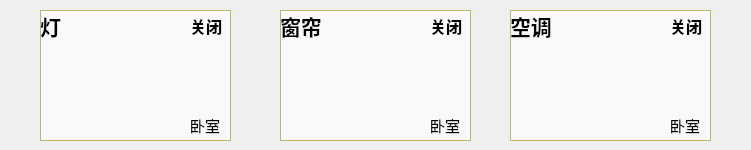
    <widget class="QWidget" name="tab_3">
     <attribute name="title">
      <string>卧室</string>
     </attribute>
     <widget class="QPushButton" name="bedroomAircButton">
      <property name="geometry">
       <rect>
        <x>510</x>
        <y>10</y>
        <width>201</width>
        <height>131</height>
       </rect>
      </property>
      <property name="font">
       <font>
        <pointsize>10</pointsize>
       </font>
      </property>
      <property name="styleSheet">
       <string notr="true">background-color: rgba(255, 255, 255, 60%);
border:1px solid darkkhaki;
border-image: url(:/image/airstop.png);</string>
      </property>
      <property name="text">
       <string/>
      </property>
     </widget>
     <widget class="QPushButton" name="bedroomLightButton">
      <property name="geometry">
       <rect>
        <x>40</x>
        <y>10</y>
        <width>191</width>
        <height>131</height>
       </rect>
      </property>
      <property name="font">
       <font>
        <pointsize>10</pointsize>
       </font>
      </property>
      <property name="styleSheet">
       <string notr="true">background-color: rgba(255, 255, 255, 60%);
border:1px solid darkkhaki;
border-image: url(:/image/ledstop.png);</string>
      </property>
      <property name="text">
       <string/>
      </property>
     </widget>
     <widget class="QPushButton" name="bedroomCurtainButton">
      <property name="geometry">
       <rect>
        <x>280</x>
        <y>10</y>
        <width>191</width>
        <height>131</height>
       </rect>
      </property>
      <property name="font">
       <font>
        <pointsize>10</pointsize>
       </font>
      </property>
      <property name="styleSheet">
       <string notr="true">background-color: rgba(255, 255, 255, 60%);
border:1px solid darkkhaki;
border-image: url(:/image/curtainclose.png);</string>
      </property>
      <property name="text">
       <string/>
      </property>
     </widget>
     <widget class="QLabel" name="label_33">
      <property name="geometry">
       <rect>
        <x>190</x>
        <y>110</y>
        <width>72</width>
        <height>31</height>
       </rect>
      </property>
      <property name="font">
       <font>
        <family>宋体</family>
        <pointsize>11</pointsize>
        <weight>50</weight>
        <italic>false</italic>
        <bold>false</bold>
       </font>
      </property>
      <property name="text">
       <string>卧室</string>
      </property>
     </widget>
     <widget class="QLabel" name="label_34">
      <property name="geometry">
       <rect>
        <x>40</x>
        <y>10</y>
        <width>72</width>
        <height>31</height>
       </rect>
      </property>
      <property name="font">
       <font>
        <family>宋体</family>
        <pointsize>16</pointsize>
        <weight>75</weight>
        <bold>true</bold>
       </font>
      </property>
      <property name="text">
       <string>灯</string>
      </property>
     </widget>
     <widget class="QLabel" name="bedroomLightLabel">
      <property name="geometry">
       <rect>
        <x>190</x>
        <y>10</y>
        <width>72</width>
        <height>31</height>
       </rect>
      </property>
      <property name="font">
       <font>
        <family>宋体</family>
        <pointsize>12</pointsize>
        <weight>75</weight>
        <bold>true</bold>
       </font>
      </property>
      <property name="text">
       <string>关闭</string>
      </property>
     </widget>
     <widget class="QLabel" name="label_36">
      <property name="geometry">
       <rect>
        <x>430</x>
        <y>110</y>
        <width>72</width>
        <height>31</height>
       </rect>
      </property>
      <property name="font">
       <font>
        <family>宋体</family>
        <pointsize>11</pointsize>
        <weight>50</weight>
        <italic>false</italic>
        <bold>false</bold>
       </font>
      </property>
      <property name="text">
       <string>卧室</string>
      </property>
     </widget>
     <widget class="QLabel" name="label_37">
      <property name="geometry">
       <rect>
        <x>280</x>
        <y>10</y>
        <width>72</width>
        <height>31</height>
       </rect>
      </property>
      <property name="font">
       <font>
        <family>宋体</family>
        <pointsize>16</pointsize>
        <weight>75</weight>
        <bold>true</bold>
       </font>
      </property>
      <property name="text">
       <string>窗帘</string>
      </property>
     </widget>
     <widget class="QLabel" name="bedroomCurtainLabel_2">
      <property name="geometry">
       <rect>
        <x>430</x>
        <y>10</y>
        <width>72</width>
        <height>31</height>
       </rect>
      </property>
      <property name="font">
       <font>
        <family>宋体</family>
        <pointsize>12</pointsize>
        <weight>75</weight>
        <bold>true</bold>
       </font>
      </property>
      <property name="text">
       <string>关闭</string>
      </property>
     </widget>
     <widget class="QLabel" name="label_39">
      <property name="geometry">
       <rect>
        <x>670</x>
        <y>110</y>
        <width>72</width>
        <height>31</height>
       </rect>
      </property>
      <property name="font">
       <font>
        <family>宋体</family>
        <pointsize>11</pointsize>
        <weight>50</weight>
        <italic>false</italic>
        <bold>false</bold>
       </font>
      </property>
      <property name="text">
       <string>卧室</string>
      </property>
     </widget>
     <widget class="QLabel" name="label_40">
      <property name="geometry">
       <rect>
        <x>510</x>
        <y>10</y>
        <width>72</width>
        <height>31</height>
       </rect>
      </property>
      <property name="font">
       <font>
        <family>宋体</family>
        <pointsize>16</pointsize>
        <weight>75</weight>
        <bold>true</bold>
       </font>
      </property>
      <property name="text">
       <string>空调</string>
      </property>
     </widget>
     <widget class="QLabel" name="bedroomAircLabel">
      <property name="geometry">
       <rect>
        <x>670</x>
        <y>10</y>
        <width>72</width>
        <height>31</height>
       </rect>
      </property>
      <property name="font">
       <font>
        <family>宋体</family>
        <pointsize>12</pointsize>
        <weight>75</weight>
        <bold>true</bold>
       </font>
      </property>
      <property name="text">
       <string>关闭</string>
      </property>
     </widget>
    </widget>
